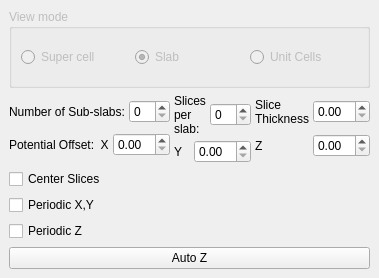
<?xml version="1.0" encoding="UTF-8"?>
<ui version="4.0">
 <class>SliceConfig</class>
 <widget class="QDockWidget" name="SliceConfig">
  <property name="geometry">
   <rect>
    <x>0</x>
    <y>0</y>
    <width>364</width>
    <height>278</height>
   </rect>
  </property>
  <property name="windowTitle">
   <string>Slab/Slice Configuration</string>
  </property>
  <widget class="QWidget" name="dockWidgetContents">
   <layout class="QGridLayout" name="gridLayout">
    <item row="1" column="0">
     <layout class="QGridLayout" name="gridLayout_8" columnstretch="0,0,0,0,0">
      <property name="spacing">
       <number>4</number>
      </property>
      <item row="0" column="0">
       <layout class="QHBoxLayout" name="horizontalLayout_9">
        <item>
         <layout class="QVBoxLayout" name="verticalLayout_9">
          <item>
           <layout class="QHBoxLayout" name="horizontalLayout_38">
            <item>
             <widget class="QLabel" name="label_86">
              <property name="text">
               <string>Number of Sub-slabs:</string>
              </property>
              <property name="wordWrap">
               <bool>true</bool>
              </property>
             </widget>
            </item>
            <item>
             <widget class="QSpinBox" name="spinBox_2"/>
            </item>
           </layout>
          </item>
          <item>
           <layout class="QHBoxLayout" name="horizontalLayout_39">
            <item>
             <widget class="QLabel" name="label_3">
              <property name="text">
               <string>Potential Offset:  X</string>
              </property>
             </widget>
            </item>
            <item>
             <widget class="QDoubleSpinBox" name="doubleSpinBox_11"/>
            </item>
           </layout>
          </item>
         </layout>
        </item>
       </layout>
      </item>
      <item row="0" column="3">
       <layout class="QVBoxLayout" name="verticalLayout_10">
        <item>
         <layout class="QHBoxLayout" name="horizontalLayout_40">
          <item>
           <widget class="QLabel" name="label_85">
            <property name="text">
             <string>Slice Thickness</string>
            </property>
            <property name="wordWrap">
             <bool>true</bool>
            </property>
           </widget>
          </item>
          <item>
           <widget class="QDoubleSpinBox" name="doubleSpinBox_10"/>
          </item>
         </layout>
        </item>
        <item>
         <layout class="QHBoxLayout" name="horizontalLayout_41">
          <item>
           <widget class="QLabel" name="label_87">
            <property name="text">
             <string>Z</string>
            </property>
           </widget>
          </item>
          <item>
           <widget class="QDoubleSpinBox" name="doubleSpinBox_12"/>
          </item>
         </layout>
        </item>
       </layout>
      </item>
      <item row="0" column="2">
       <layout class="QVBoxLayout" name="verticalLayout_11">
        <item>
         <layout class="QHBoxLayout" name="horizontalLayout_42">
          <item>
           <widget class="QLabel" name="label_4">
            <property name="text">
             <string>Slices per slab:</string>
            </property>
            <property name="wordWrap">
             <bool>true</bool>
            </property>
           </widget>
          </item>
          <item>
           <widget class="QSpinBox" name="spinBox_3"/>
          </item>
         </layout>
        </item>
        <item>
         <layout class="QHBoxLayout" name="horizontalLayout_43">
          <item>
           <widget class="QLabel" name="label_88">
            <property name="text">
             <string>Y</string>
            </property>
           </widget>
          </item>
          <item>
           <widget class="QDoubleSpinBox" name="doubleSpinBox_13"/>
          </item>
         </layout>
        </item>
       </layout>
      </item>
     </layout>
    </item>
    <item row="2" column="0">
     <layout class="QVBoxLayout" name="verticalLayout_8">
      <item>
       <widget class="QCheckBox" name="checkBox_3">
        <property name="text">
         <string>Center Slices</string>
        </property>
       </widget>
      </item>
      <item>
       <widget class="QCheckBox" name="checkBox_4">
        <property name="text">
         <string>Periodic X,Y</string>
        </property>
       </widget>
      </item>
      <item>
       <widget class="QCheckBox" name="checkBox_5">
        <property name="text">
         <string>Periodic Z</string>
        </property>
       </widget>
      </item>
      <item>
       <widget class="QPushButton" name="pushButton_7">
        <property name="text">
         <string>Auto Z</string>
        </property>
       </widget>
      </item>
     </layout>
    </item>
    <item row="0" column="0">
     <widget class="QGroupBox" name="groupBox_2">
      <property name="enabled">
       <bool>false</bool>
      </property>
      <property name="title">
       <string>View mode</string>
      </property>
      <property name="alignment">
       <set>Qt::AlignLeading|Qt::AlignLeft|Qt::AlignTop</set>
      </property>
      <property name="checkable">
       <bool>false</bool>
      </property>
      <layout class="QHBoxLayout" name="horizontalLayout">
       <item>
        <widget class="QRadioButton" name="radioButton_8">
         <property name="enabled">
          <bool>false</bool>
         </property>
         <property name="text">
          <string>Super cell</string>
         </property>
         <property name="checked">
          <bool>false</bool>
         </property>
        </widget>
       </item>
       <item>
        <widget class="QRadioButton" name="radioButton_7">
         <property name="enabled">
          <bool>false</bool>
         </property>
         <property name="text">
          <string>Slab</string>
         </property>
         <property name="checked">
          <bool>true</bool>
         </property>
        </widget>
       </item>
       <item>
        <widget class="QRadioButton" name="radioButton_6">
         <property name="enabled">
          <bool>false</bool>
         </property>
         <property name="text">
          <string>Unit Cells</string>
         </property>
         <property name="checked">
          <bool>false</bool>
         </property>
        </widget>
       </item>
      </layout>
     </widget>
    </item>
   </layout>
  </widget>
 </widget>
 <resources/>
 <connections/>
</ui>
